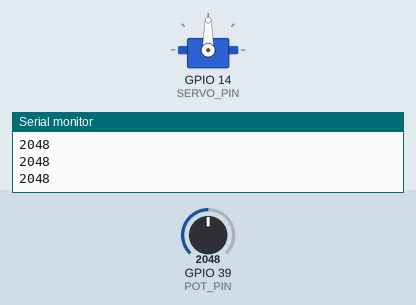
Simulated run of this sketch. Board: ESP32. On the bench: servo, the last lines printed to the serial monitor. The inputs (shaded band) are chosen by the test bench; at power-on: GPIO 39 (POT_PIN) = 2048.

Above: at 1.2 s.
1.3 s: GPIO 39 (POT_PIN) set to 2866
At 1.9 s:
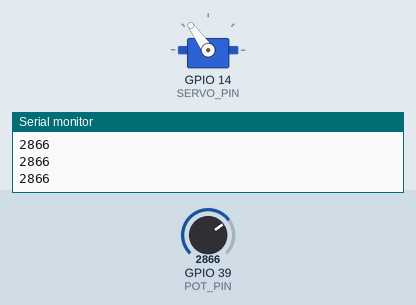
2.8 s: GPIO 39 (POT_PIN) set to 3603
At 3.2 s:
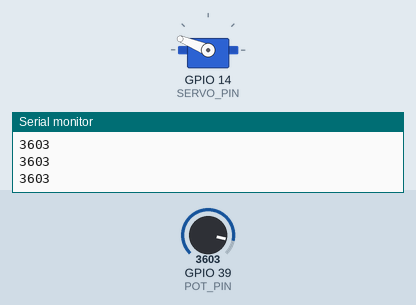
4.3 s: GPIO 39 (POT_PIN) set to 4095
At 5.4 s:
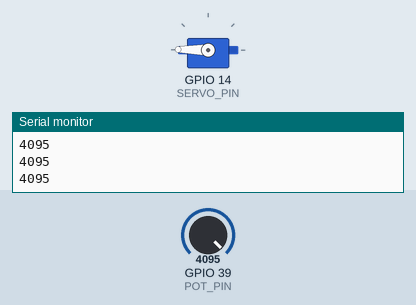
5.8 s: GPIO 39 (POT_PIN) set to 1228
At 6.7 s:
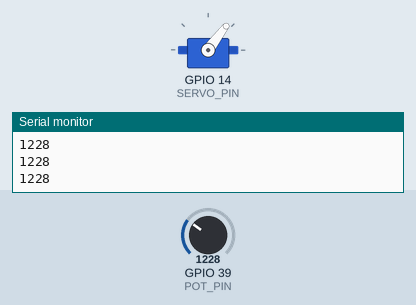
7.3 s: GPIO 39 (POT_PIN) set to 491
At 7.6 s:
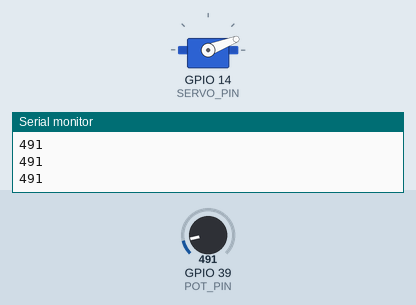
8.8 s: GPIO 39 (POT_PIN) set to 0
At 10.1 s:
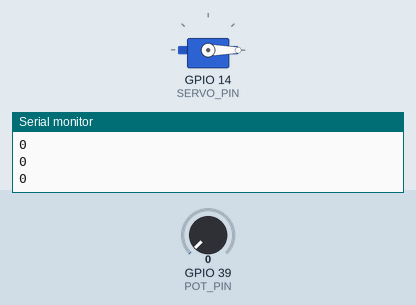
Timing chart, 0 to 11.3 s (numbered marks = the images above; inputs shaded):
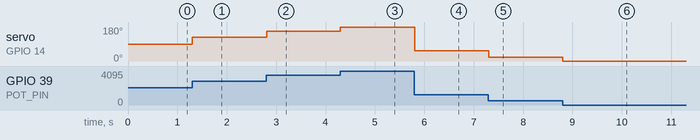

The sketch:

potentiometer_servo.ino
```cpp
#include <ESP32Servo.h>

#define SERVO_PIN 14
#define POT_PIN 39


Servo myServo;


void setup() {
    Serial.begin(115200);
    myServo.attach(SERVO_PIN);
    myServo.write(0);
}

void loop() {

  int value = analogRead(POT_PIN);
  Serial.println(value);
  int angle = map(value, 0, 4096, 0, 180);
  myServo.write(angle);
  // Serial.println(angle);
  delay(10);

}
```

Measured:
- after the input at 1.3 s, servo on GPIO 14 (SERVO_PIN): 90° → 125° at once
- after the input at 2.8 s, servo on GPIO 14 (SERVO_PIN): 125° → 158° at once
- after the input at 4.3 s, servo on GPIO 14 (SERVO_PIN): 158° → 179° at once
- after the input at 5.8 s, servo on GPIO 14 (SERVO_PIN): 179° → 53° at once
- after the input at 7.3 s, servo on GPIO 14 (SERVO_PIN): 53° → 21° at once
- after the input at 8.8 s, servo on GPIO 14 (SERVO_PIN): 21° → 0° at once
